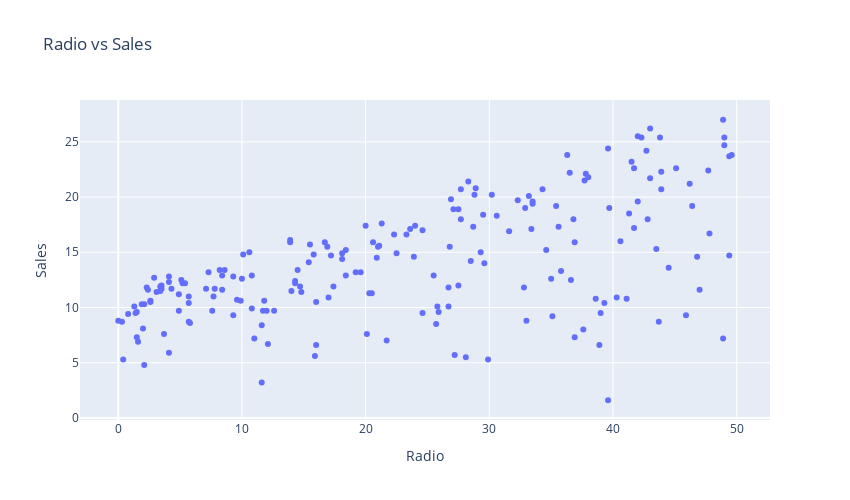

Source (notebook cell):
### Code cell
# Plotting for Radio vs Sales
px.scatter(df, x='Radio', y='Sales', width=850, height=500, title='Radio vs Sales')

### Figure 1 — Plotly figure (JSON) as saved in the notebook; plotly's stock layout.template omitted (floating-point values rounded to 4 significant figures; data arrays with more than 128 entries replaced by an {"elided": "..."} marker saying what was removed)
{"data": [{"hovertemplate": "Radio=%{x}<br>Sales=%{y}<extra></extra>", "legendgroup": "", "marker": {"color": "#636efa", "symbol": "circle"}, "mode": "markers", "name": "", "orientation": "v", "showlegend": false, "type": "scatter", "x": {"elided": "200 float values"}, "xaxis": "x", "y": {"elided": "200 float values"}, "yaxis": "y"}], "layout": {"height": 500, "legend": {"tracegroupgap": 0}, "title": {"text": "Radio vs Sales"}, "width": 850, "xaxis": {"anchor": "y", "domain": [0, 1], "title": {"text": "Radio"}}, "yaxis": {"anchor": "x", "domain": [0, 1], "title": {"text": "Sales"}}}}
